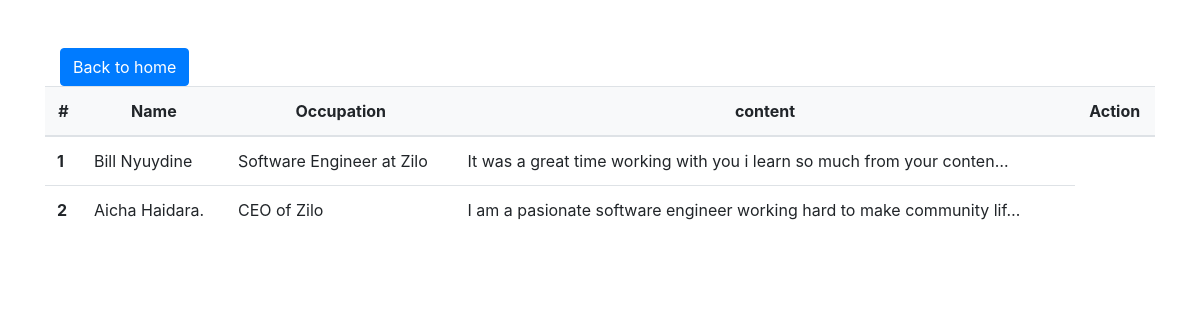
The page /digitalresume/view_testimonies on the database its author committed.
### myapp/models.py (models this page shows, shortened)
class Testimonies(models.Model):
    name = models.CharField(max_length=50)
    position = models.CharField(max_length = 150, null=True, blank=True)
    image = models.ImageField(upload_to = 'media/testimonies')
    content = models.CharField(max_length=275)
    class Meta:
        verbose_name = 'Testimonies'
        verbose_name_plural = 'Testimonies'

### myapp/views.py (the view)
# urls.py: path('digitalresume/view_testimonies', views.view_testimonies, name='view_testimonies'),
def view_testimonies(request):
    testimonies = Testimonies.objects.all()
    context={
        'testimonies' : testimonies
    }
    return render(request, 'testimoniess/view_testimonies.html', context)

### templates/testimoniess/view_testimonies.html (shortened to what this page needs)
<!doctype html>
<html lang="en">
  <head>
    <link rel="stylesheet" href="https://cdn.jsdelivr.net/npm/bootstrap@4.6.2/dist/css/bootstrap.min.css">
  </head>
  <body>
    <div class="container mt-5">
      <div class="container mt-5">
        <a class="btn btn-primary" href="{% url 'index' %}">Back to home</a>
      </div>
      <table class="table table-hover">
        <thead>
          <tr class="bg-light">
            <th class="text-center" scope="col">#</th>
            <th class="text-center" scope="col">Name</th>
            <th class="text-center" scope="col">Occupation</th>
            <th class="text-center" scope="col">content</th>
            <th class= "text-center" scope="col">Action</th>
          </tr>
        </thead>
        <tbody>
          {% for testimonie in testimonies %}
          <tr>
            <th class="mt-5" scope="row">{{forloop.counter}}</th>
            <td>{{testimonie.name}}</td>
            <td>{{testimonie.position}}</td>
            <td>{{testimonie.content|truncatechars:70}}</td>
          </tr>
          {% endfor %}
        </tbody>
      </table>
    </div>
  </body>
</html>

### rows shown on the page
Testimonies: name "Bill Nyuydine", position "Software Engineer at Zilo", content "It was a great time working with you i learn so much from your conten…"
Testimonies: name "Aicha Haidara.", position "CEO of Zilo", content "I am a pasionate software engineer working hard to make community lif…"
